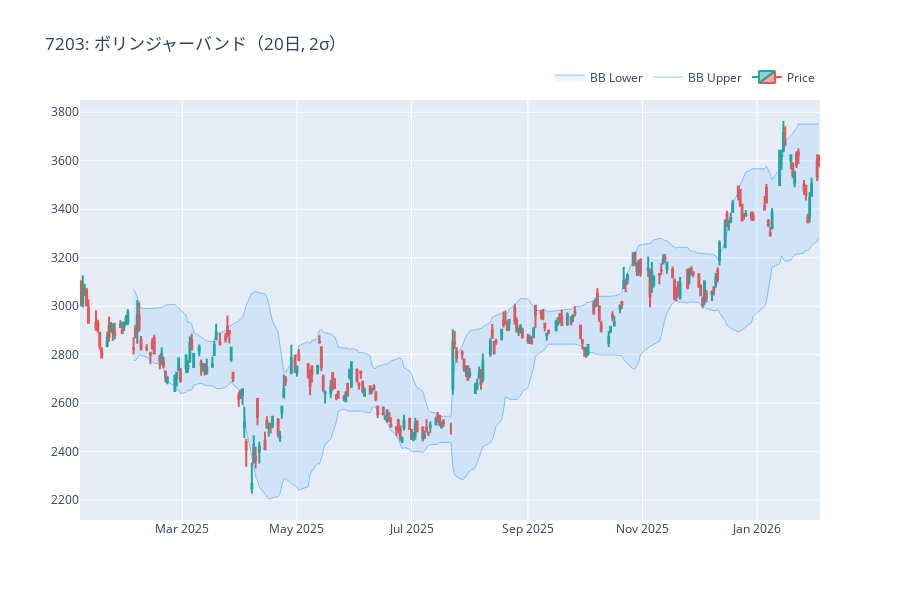

Write notebook code for a chart like this one.
### Markdown cell above
### 6-1. テクニカル指標別チャートサンプル

各テクニカル指標を個別に表示するサンプルです。Plotlyを使ってカスタムチャートも作成できます。

### Code cell
# ボリンジャーバンド付きチャート
# 価格がバンドの上下どちらに位置しているかを視覚的に確認
fig = analyzer_jp.plot_chart(
    "7203",
    show_bb=True,  # ボリンジャーバンドのみ
    start="2025-01-01",
)
fig.update_layout(title="7203: ボリンジャーバンド（20日, 2σ）")
fig.show()

### Figure 1 — Plotly figure (JSON) as saved in the notebook; plotly's stock layout.template omitted (floating-point values rounded to 4 significant figures; data arrays with more than 128 entries replaced by an {"elided": "..."} marker saying what was removed)
{"data": [{"close": {"elided": "264 float values"}, "decreasing": {"line": {"color": "#ef5350"}}, "high": {"elided": "264 float values"}, "increasing": {"line": {"color": "#26a69a"}}, "low": {"elided": "264 float values"}, "name": "Price", "open": {"elided": "264 float values"}, "type": "candlestick", "x": {"elided": "264 str values"}, "xaxis": "x", "yaxis": "y"}, {"line": {"color": "rgba(33, 150, 243, 0.5)", "width": 1}, "name": "BB Upper", "type": "scatter", "x": {"elided": "264 str values"}, "xaxis": "x", "y": {"elided": "264 float values"}, "yaxis": "y"}, {"fill": "tonexty", "fillcolor": "rgba(33, 150, 243, 0.1)", "line": {"color": "rgba(33, 150, 243, 0.5)", "width": 1}, "name": "BB Lower", "type": "scatter", "x": {"elided": "264 str values"}, "xaxis": "x", "y": {"elided": "264 float values"}, "yaxis": "y"}], "layout": {"height": 600, "legend": {"orientation": "h", "x": 1, "xanchor": "right", "y": 1.02, "yanchor": "bottom"}, "showlegend": true, "title": {"text": "7203: ボリンジャーバンド（20日, 2σ）"}, "xaxis": {"anchor": "y", "domain": [0, 1], "rangeslider": {"visible": false}}, "yaxis": {"anchor": "x", "domain": [0, 1]}}}
